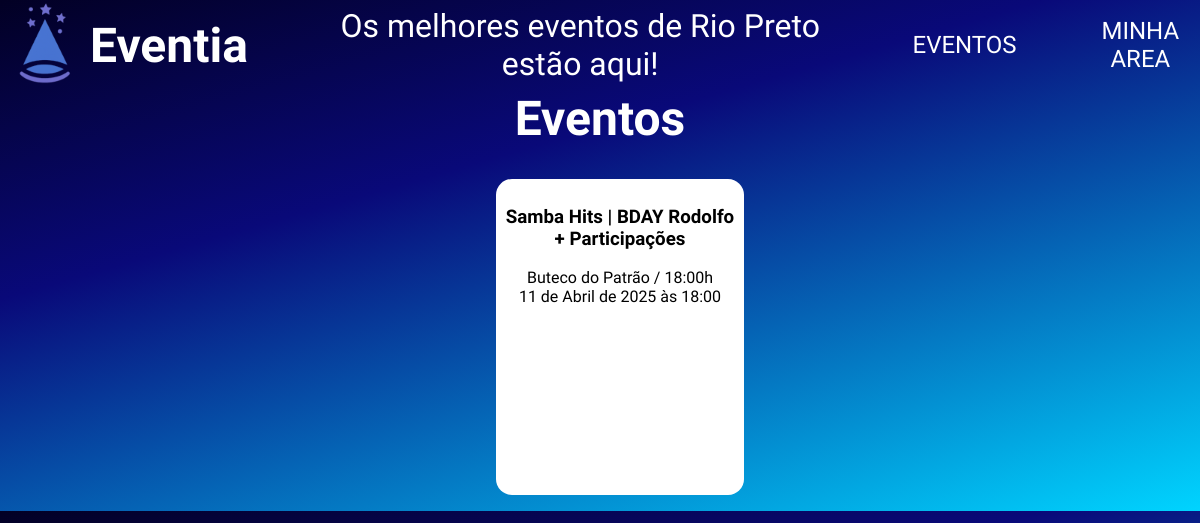
The app's page /, older data.
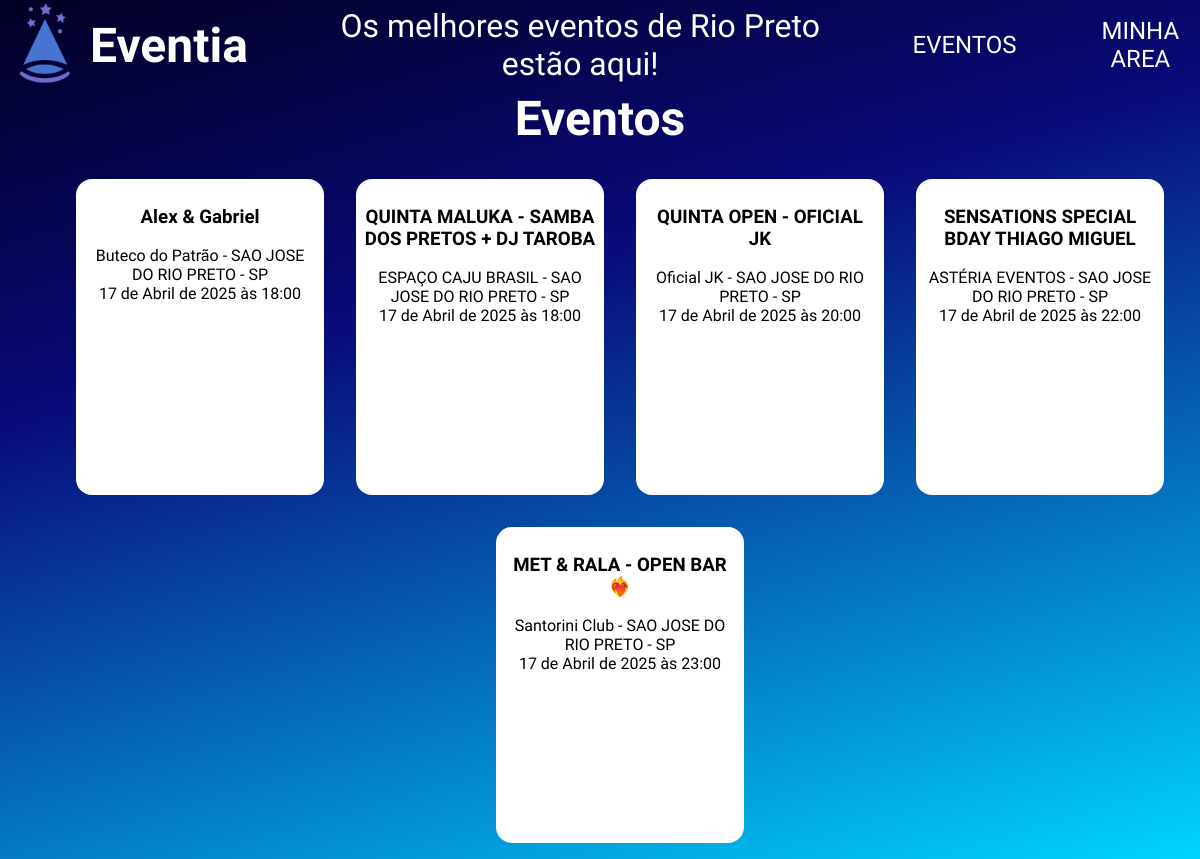
The same page, newer data.
### eventos/models.py (models this page shows, shortened)
class Eventos(models.Model):
    nome = models.CharField(max_length=150)
    legenda = models.CharField(max_length=150, null=False, default='')
    descricao = models.TextField()
    data = models.DateTimeField()
    local = models.CharField(max_length=150)
    imagem = CloudinaryField('image', null=True, blank=True)
    link = models.URLField(blank=True, null=True, default='')
    publicada = models.BooleanField(default=False)
    destaque = models.BooleanField(default=False)

### eventos/views.py (the view)
# urls.py: path('', index, name='index'),
def index(request):
    eventos = Eventos.objects.order_by("data").filter(publicada=True)
    eventos_destaque = Eventos.objects.filter(publicada=True, destaque=True).order_by('data')[:3]
    return render(request, 'index.html', {
        "cards": eventos,
        "cards_destaque": eventos_destaque
                   })

### templates/index.html (shortened to what this page needs)
{% load static %}
<!DOCTYPE html>
<html lang="pt-br">
<head>
    <link rel="stylesheet" href="{% static 'styles/styles.css' %}">
</head>
<body>
    <header class="cabecalho">
        <img src="{% static 'assets/icons/eventia-logo.png' %}" alt="" class="logo">
        <div class="sub-cabecalho">
            <h1 class="titulo">Eventia</h1>
            <p class="texto">Os melhores eventos de Rio Preto estão aqui!</p>
            <a class="link">EVENTOS</a>
            <a class="link">MINHA AREA</a>
        </div>
    </header>
    <main>
        <section class="eventos">
            <h2 class="titulo">Eventos</h2>
            <ul class="eventos-lista" id="eventos-container">
                {% if cards %}
                {% for evento in cards %}
                <li class="eventos-lista-item">
                    <h3 class="evento-titulo">{{ evento.nome }}</h3>
                    <p class="evento-legenda">{{ evento.legenda }}</p>
                    <p class="evento-data">{{ evento.data }}</p>
                </li>
                {% endfor %}
                {% endif %}
            </ul>
        </section>
    </main>
</body>
</html>

Row changes from the older to the newer data that the page shows:
removed Eventos: nome "Samba Hits | BDAY Rodolfo + Participações", legenda "Buteco do Patrão / 18:00h", data "11 de Abril de 2025 às 18:00"
added Eventos: nome "Alex & Gabriel", legenda "Buteco do Patrão - SAO JOSE DO RIO PRETO - SP", data "17 de Abril de 2025 às 18:00"
added Eventos: nome "QUINTA MALUKA - SAMBA DOS PRETOS + DJ TAROBA", legenda "ESPAÇO CAJU BRASIL - SAO JOSE DO RIO PRETO - SP", data "17 de Abril de 2025 às 18:00"
added Eventos: nome "QUINTA OPEN - OFICIAL JK", legenda "Oficial JK - SAO JOSE DO RIO PRETO - SP", data "17 de Abril de 2025 às 20:00"
added Eventos: nome "SENSATIONS SPECIAL BDAY THIAGO MIGUEL", legenda "ASTÉRIA EVENTOS - SAO JOSE DO RIO PRETO - SP", data "17 de Abril de 2025 às 22:00"
added Eventos: nome "MET & RALA - OPEN BAR ❤️‍🔥", legenda "Santorini Club - SAO JOSE DO RIO PRETO - SP", data "17 de Abril de 2025 às 23:00"
